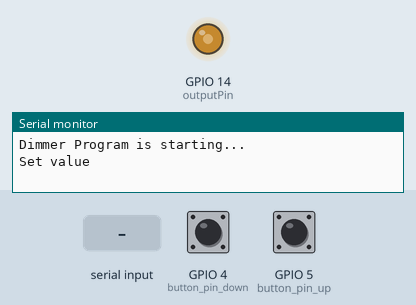
This sketch was run on a simulated ESP8266 (NodeMCU). Shown: output pins drawn as LEDs (lit = HIGH), the last lines printed to the serial monitor. The test bench sets the inputs (shaded band); at power-on: GPIO 5 (button_pin_up) HIGH, GPIO 4 (button_pin_down) HIGH.

Above: at 1.2 s.
1.3 s: GPIO 5 (button_pin_up) pulled LOW for 0.15 s
At 2.4 s:
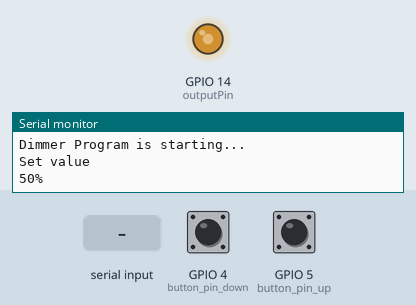
2.9 s: "90,45\n" received over Serial
At 3.23 s:
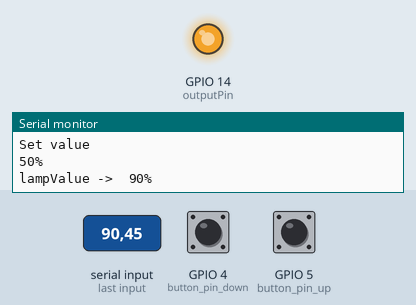
4.8 s: "5\n" received over Serial
At 6.0 s:
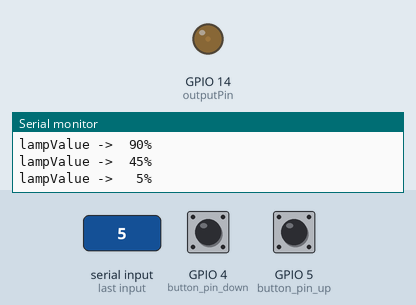
6.5 s: GPIO 4 (button_pin_down) pulled LOW for 0.15 s
At 7.8 s:
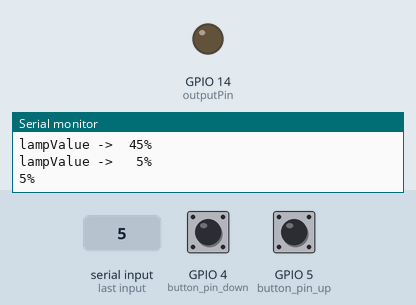
8.1 s: "30,150\n" received over Serial
At 8.44 s:
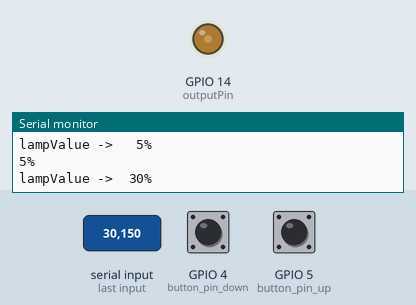
Timing chart, 0 to 11.0 s (numbered marks = the images above; inputs shaded):
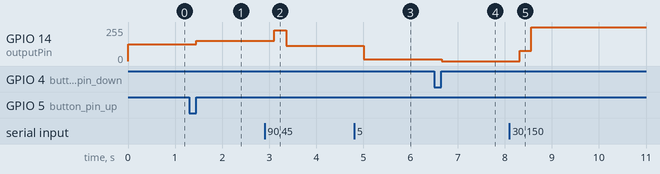

The sketch:

11_AC_Dimmer_Lib.ino
```cpp
#include <RBDdimmer.h>//
#define outputPin  14  //D5
#define zerocross  12 // D6 for boards with CHANGEBLE input pins
int button_pin_up = 5; //D1
int button_pin_down = 4; //D2
void ICACHE_RAM_ATTR button_up();
void ICACHE_RAM_ATTR button_down();
dimmerLamp dimmer(outputPin, zerocross); //initialase port for dimmer for ESP8266, ESP32, Arduino due boards
int outVal = 50;

void setup() {
  Serial.begin(9600);
  dimmer.begin(NORMAL_MODE, ON); //dimmer initialisation: name.begin(MODE, STATE)
 pinMode(button_pin_up, INPUT_PULLUP);
  attachInterrupt(digitalPinToInterrupt(button_pin_up), button_up, RISING); //and the interrupt is attached
  pinMode(button_pin_down, INPUT_PULLUP);
  attachInterrupt(digitalPinToInterrupt(button_pin_down), button_down, RISING); //and the interrupt is attached

  Serial.println("Dimmer Program is starting...");
  Serial.println("Set value");
}

void printSpace(int val)
{
  if ((val / 100) == 0) Serial.print(" ");
  if ((val / 10) == 0) Serial.print(" ");
}

void button_up()     //This is the function that the interupt calls
{
   int lampPower = dimmer.getPower();

      outVal = lampPower +10;
   //dimmer.setPower(lampPower);
   Serial.print(lampPower);
   Serial.println("%");

}

void button_down()     //This is the function that the interupt calls
{
     int lampPower = dimmer.getPower();
   outVal = lampPower -10;
  // dimmer.setPower(lampPower);
    Serial.print(dimmer.getPower());
    Serial.println("%");
}

void loop() {
  int preVal = outVal;

  if (Serial.available())
  {
    int buf = Serial.parseInt();
    if (buf != 0) outVal = buf;
    delay(200);
  }
  dimmer.setPower(outVal); // setPower(0-100%);

  if (preVal != outVal)
  {
    Serial.print("lampValue -> ");
    printSpace(dimmer.getPower());
    Serial.print(dimmer.getPower());
    Serial.println("%");

  }
  delay(50);
}
```

Measured:
- after the input at 1.3 s, GPIO 14 (outputPin): 127/255 → 153/255 after 0.15 s
- after the input at 2.9 s, GPIO 14 (outputPin): 153/255 → 229/255 after 0.21 s, → 114/255 0.25 s later
- after the input at 4.8 s, GPIO 14 (outputPin): 114/255 → 12/255 after 0.21 s
- after the input at 6.5 s, GPIO 14 (outputPin): 12/255 → 0/255 after 0.16 s
- after the input at 8.1 s, GPIO 14 (outputPin): 0/255 → 76/255 after 0.22 s, → 255/255 0.25 s later
